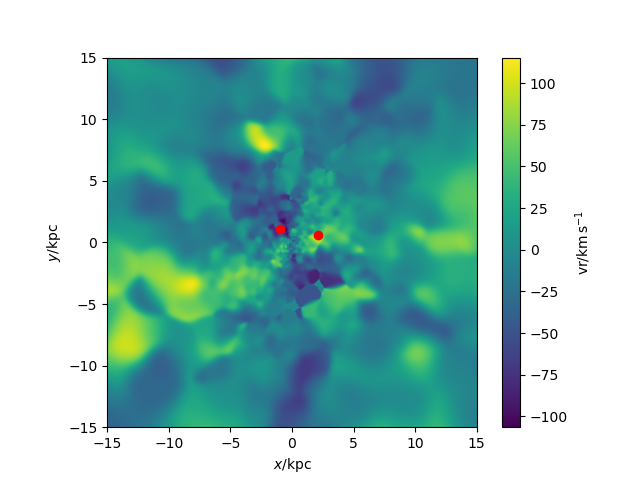

Reproduce this figure in Python.
#galaxy 320 gas velocity code with BH pos
import pynbody
import numpy as np
import pandas as pd
import pynbody.plot.sph as sph
import matplotlib.pyplot as plt

#loading snapshot
s=pynbody.load('/mnt/data0/jillian/gguaman/r320/cosmo25p.768sg1bwK1BHe75.007779')

#setting to physical units
s.physical_units()

#centering halo
pynbody.analysis.angmom.faceon(s)
#pynbody.analysis.angmom.sideon(s)

#creating gas velocity plot
sph.image(s.g,qty="vr",width=20,denoise=True,approximate_fast=False,log=False)

#function to find BH
def findBH(s):
    BHfilter=pynbody.filt.LowPass('tform',0.0)
    BH=s.stars[BHfilter]
    return BH
BH=findBH(s)
print("The number of black holes is",len(BH))

#distance BH is from galaxy
#with pynbody.analysis.halo.center(s, mode='hyb'):
#print([s],['pos'])

BHposition = BH['pos']
#print("The black hole's postion is", BHposition)
print("The BHs position is ",BH['pos'].in_units('kpc'))

for i in range(len(BH)):
    #putting BH x in column
    BHx=BHposition[[i],0]
    #putting BH y in column
    BHy=BHposition[[i],1]
    #putting BH z in column
    BHz=BHposition[[i],2]
    plt.plot(BHx,BHy, 'ro')
    #sphere filter
    radius = "1.25 kpc"
    center = (BHx[0], BHy[0], BHz[0])
    sphere = s.g[pynbody.filt.Sphere(radius, center)]
    print("The number of particles in the sphere is: ",len(sphere))
    print("The velocity is ",sphere["vr"])
    print("The average velocity is: ",sphere["vr"].mean())
    
plt.show()
#plt.savefig("galaxy320_velocity.png")
#plt.savefig("galaxy320_velocity(side).png")
